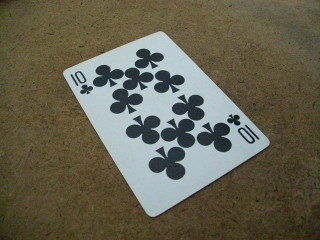
#> input picture data/pcard.jpg, 320 x 240 px
$ python -i cardidentifier.py   (imports and definitions only)   (Python 2 division)
#> lines starting #> are read from the running program, lines starting #| are printed output that depends on the picture
#> further down, picture is the input picture: shape (240, 320, 3); mean B, G, R 80.9, 98.1, 101.9
import cv
import cv2
import math
import numpy as np
import random
# [4 lines of commented-out code are left out]

SIFT_extractor = cv2.DescriptorExtractor_create("SIFT")

class CardIdentifier():
    def __init__(self):
        self.n_clusters = 40
        self.patch_size = 9
        self.patches_per_image = 100

        # The classifiers used for identification
        self.patch_clusterer = None
        self.shape_clf = None
        self.number_clf = None
        self.shading_clf = None

    # Black and white patches
    # [83 lines left out: functions patches_from, bag_from, fit, predict_number, not called in this run]

    def predict_shading(self, image):
        gray = cv2.cvtColor(image,cv2.COLOR_BGR2GRAY)
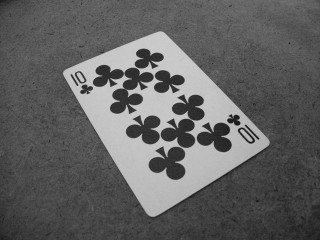
#> gray: shape (240, 320); min 15, max 215, mean 97.3
        #edges = cv2.Canny(gray, 404/4, 156/4, apertureSize=3)
        image = cv2.cvtColor(image, cv2.COLOR_BGR2HSV)
#> image: shape (240, 320, 3); mean H, S, V 41.9, 89.6, 107.4
        image = cv2.blur(image, (3,3))
#> image: shape (240, 320, 3); mean H, S, V 41.9, 89.6, 107.5

        # Assumes rectified image
        height, width, depth = image.shape
#> height = 240; width = 320; depth = 3
        x = width / 2
#> x = 160

        # weird HSV
        shading_names = ["solid", "empty", "striped"]
        shading_counts = np.array([0, 0, 0])
        for x in range(width/2-10, width/2+10, 4):

            inside = False
            ever_switch = False
            beginning = True

            beg_count = 0
            beg_color = np.array([0, 0, 0])

            card_count = 0
            card_color = np.array([0, 0, 0])

            avg_color = np.array([0, 0, 0])
            countdown = 5
            switches = 0

            inside_long = 0

            first_sat = int(image[5, x, 1])
            second_sat = 0
            second_hue = 0
            countdown = 0
            threshold1 = False

            for y in range(5, height-5):
                sat = int(image[y, x, 1])
                if not threshold1 and abs(sat - first_sat) > 5:
                    threshold1 = True
                    countdown = 10

                if sat > second_sat:
                    second_hue = int(image[y,x,0])
                    second_sat = sat

                if threshold1:
                    print first_sat, second_sat, sat
                    countdown -= 1
                    if countdown == 0:
                        if abs(sat - second_sat) < 20:
                            shading_counts[0] += 1
                        elif abs(int(image[y,x,0]) - second_hue) < 25:
                            shading_counts[2] += 1
                        else:
                            shading_counts[1] += 1
                        break


                """
                if edges[y, x] > 0:
                    switches += 1
                    if beginning and beg_count != 0:
                        beg_color /= beg_count
                    beginning = False
                    inside = not inside
                    ever_switch = True

                if switches > 3 or (switches == 2 and inside_long > 10):
                    break

                if inside:
                    inside_long += 1

                color = np.array(image[y,x])

                if beginning:
                    beg_count += 1
                    beg_color += image[y,x]
                else:
                    if countdown == 4:
                        #card_color = color
                        mixed_color = beg_color.copy()
                        mixed_color[0] = card_color[0]
                    elif countdown <= 0:

                        dists = []
                        colors = [card_color, beg_color, mixed_color]
                        for c in colors:
                            dists.append(np.linalg.norm(c - color, ord=1))

                        if np.min(dists) < 40:
                            shading_counts[np.argmin(dists)] += 1
                    #print color

                    countdown -= 1
                """
#> this loop made 5 passes
#> (printed output is left out)
#> after the loop, shading_counts = [5, 0, 0]

        # [4 lines of commented-out code are left out]

        return shading_names[np.argmax(shading_counts)], shading_counts

    def predict_shape(self, image):
        bag = self.bag_from(image)
        return self.shape_clf.predict(bag)

    # [73 lines left out: function predict_color, not called in this run]

    def predict(self, image):
        # skew = self.rectify(image, pts)
        return [self.predict_color(image)]

    # [14 lines left out: function rectify, not called in this run]

>>> import cv2
>>> picture = cv2.imread('data/pcard.jpg')
>>> result = CardIdentifier().predict_shading(picture)
#> result = ('solid', [5, 0, 0])

$ run again, on data/setcards2.jpg
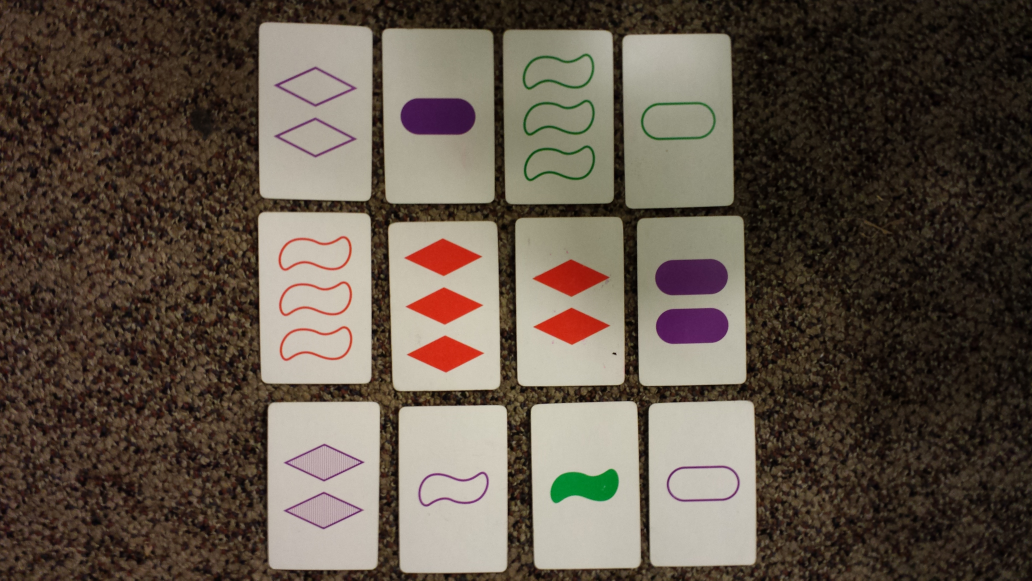
#> input picture data/setcards2.jpg, 4128 x 2322 px (shown at 1/4 size)
#> picture is the input picture: shape (2322, 4128, 3); mean B, G, R 72.2, 84, 95.8
#> in predict_shading, `gray = cv2.cvtColor(image,cv2.COLOR_BGR2GRAY)`:
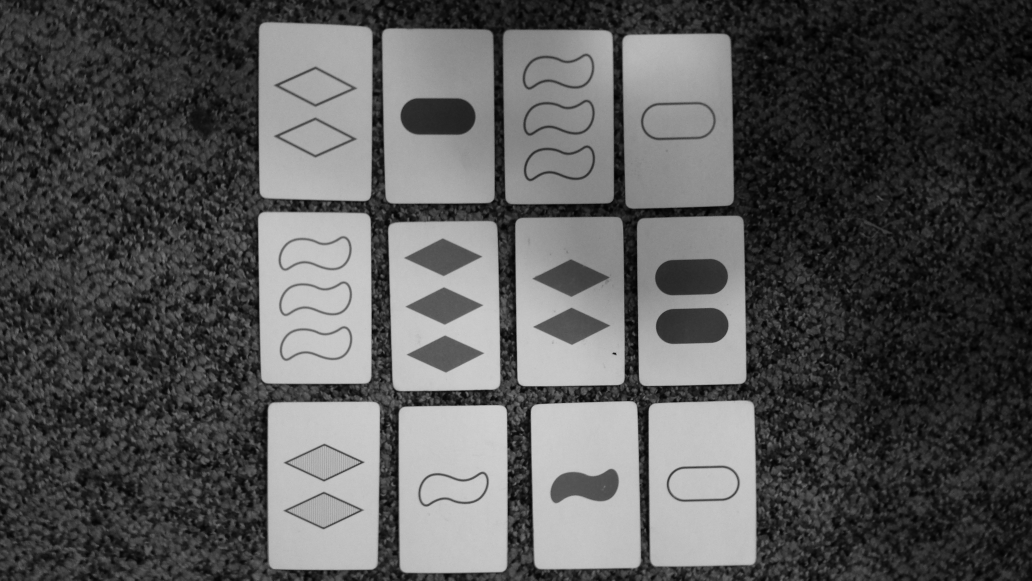
#> gray: shape (2322, 4128) (shown at 1/4 size); min 0, max 221, mean 86.2
#> the loop in predict_shading, `for x in range(width/2-10, width/2+10, 4): ` made 5 passes
#> first_sat on passes 1 to 5: 152, 149, 125, 124, 129
#> (printed output is left out)
#> after the loop in predict_shading, `for x in range(width/2-10, width/2+10, 4):`: shading_counts = [3, 0, 2]
#> result = ('solid', [3, 0, 2])
